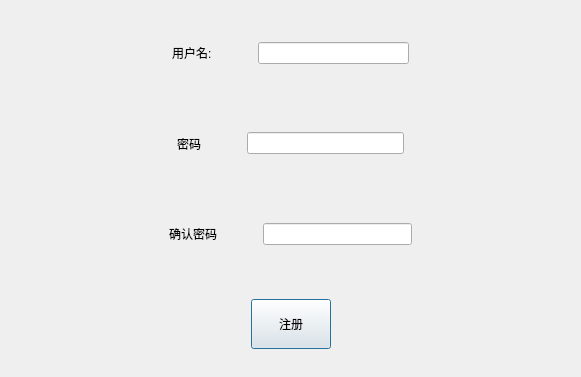
<?xml version="1.0" encoding="UTF-8"?>
<ui version="4.0">
 <class>registerDlg</class>
 <widget class="QDialog" name="registerDlg">
  <property name="geometry">
   <rect>
    <x>0</x>
    <y>0</y>
    <width>581</width>
    <height>377</height>
   </rect>
  </property>
  <property name="windowTitle">
   <string>Dialog</string>
  </property>
  <property name="windowIcon">
   <iconset resource="TinyChat.qrc">
    <normaloff>:/images/images/bitbug_favicon.ico</normaloff>:/images/images/bitbug_favicon.ico</iconset>
  </property>
  <layout class="QVBoxLayout" name="verticalLayout">
   <item>
    <widget class="QWidget" name="widget" native="true">
     <layout class="QHBoxLayout" name="horizontalLayout">
      <item>
       <spacer name="horizontalSpacer">
        <property name="orientation">
         <enum>Qt::Horizontal</enum>
        </property>
        <property name="sizeHint" stdset="0">
         <size>
          <width>40</width>
          <height>20</height>
         </size>
        </property>
       </spacer>
      </item>
      <item>
       <widget class="QLabel" name="label">
        <property name="text">
         <string>用户名:</string>
        </property>
       </widget>
      </item>
      <item>
       <spacer name="horizontalSpacer_3">
        <property name="orientation">
         <enum>Qt::Horizontal</enum>
        </property>
        <property name="sizeType">
         <enum>QSizePolicy::Fixed</enum>
        </property>
        <property name="sizeHint" stdset="0">
         <size>
          <width>40</width>
          <height>20</height>
         </size>
        </property>
       </spacer>
      </item>
      <item>
       <widget class="QLineEdit" name="lineEdit_username"/>
      </item>
      <item>
       <spacer name="horizontalSpacer_2">
        <property name="orientation">
         <enum>Qt::Horizontal</enum>
        </property>
        <property name="sizeHint" stdset="0">
         <size>
          <width>40</width>
          <height>20</height>
         </size>
        </property>
       </spacer>
      </item>
     </layout>
    </widget>
   </item>
   <item>
    <widget class="QWidget" name="widget_2" native="true">
     <layout class="QHBoxLayout" name="horizontalLayout_2">
      <item>
       <spacer name="horizontalSpacer_4">
        <property name="orientation">
         <enum>Qt::Horizontal</enum>
        </property>
        <property name="sizeHint" stdset="0">
         <size>
          <width>40</width>
          <height>20</height>
         </size>
        </property>
       </spacer>
      </item>
      <item>
       <widget class="QLabel" name="label_2">
        <property name="text">
         <string>密码</string>
        </property>
       </widget>
      </item>
      <item>
       <spacer name="horizontalSpacer_6">
        <property name="orientation">
         <enum>Qt::Horizontal</enum>
        </property>
        <property name="sizeType">
         <enum>QSizePolicy::Fixed</enum>
        </property>
        <property name="sizeHint" stdset="0">
         <size>
          <width>40</width>
          <height>20</height>
         </size>
        </property>
       </spacer>
      </item>
      <item>
       <widget class="QLineEdit" name="lineEdit_password">
        <property name="echoMode">
         <enum>QLineEdit::Password</enum>
        </property>
       </widget>
      </item>
      <item>
       <spacer name="horizontalSpacer_5">
        <property name="orientation">
         <enum>Qt::Horizontal</enum>
        </property>
        <property name="sizeHint" stdset="0">
         <size>
          <width>40</width>
          <height>20</height>
         </size>
        </property>
       </spacer>
      </item>
     </layout>
    </widget>
   </item>
   <item>
    <widget class="QWidget" name="widget_3" native="true">
     <layout class="QHBoxLayout" name="horizontalLayout_3">
      <item>
       <spacer name="horizontalSpacer_7">
        <property name="orientation">
         <enum>Qt::Horizontal</enum>
        </property>
        <property name="sizeHint" stdset="0">
         <size>
          <width>40</width>
          <height>20</height>
         </size>
        </property>
       </spacer>
      </item>
      <item>
       <widget class="QLabel" name="label_3">
        <property name="text">
         <string>确认密码</string>
        </property>
       </widget>
      </item>
      <item>
       <spacer name="horizontalSpacer_9">
        <property name="orientation">
         <enum>Qt::Horizontal</enum>
        </property>
        <property name="sizeType">
         <enum>QSizePolicy::Fixed</enum>
        </property>
        <property name="sizeHint" stdset="0">
         <size>
          <width>40</width>
          <height>20</height>
         </size>
        </property>
       </spacer>
      </item>
      <item>
       <widget class="QLineEdit" name="lineEdit_passwordConfrim">
        <property name="echoMode">
         <enum>QLineEdit::Password</enum>
        </property>
       </widget>
      </item>
      <item>
       <spacer name="horizontalSpacer_8">
        <property name="orientation">
         <enum>Qt::Horizontal</enum>
        </property>
        <property name="sizeHint" stdset="0">
         <size>
          <width>40</width>
          <height>20</height>
         </size>
        </property>
       </spacer>
      </item>
     </layout>
    </widget>
   </item>
   <item>
    <widget class="QWidget" name="widget_4" native="true">
     <layout class="QHBoxLayout" name="horizontalLayout_4">
      <item>
       <spacer name="horizontalSpacer_10">
        <property name="orientation">
         <enum>Qt::Horizontal</enum>
        </property>
        <property name="sizeHint" stdset="0">
         <size>
          <width>40</width>
          <height>20</height>
         </size>
        </property>
       </spacer>
      </item>
      <item>
       <widget class="QPushButton" name="pushButton">
        <property name="minimumSize">
         <size>
          <width>50</width>
          <height>50</height>
         </size>
        </property>
        <property name="text">
         <string>注册</string>
        </property>
       </widget>
      </item>
      <item>
       <spacer name="horizontalSpacer_11">
        <property name="orientation">
         <enum>Qt::Horizontal</enum>
        </property>
        <property name="sizeHint" stdset="0">
         <size>
          <width>40</width>
          <height>20</height>
         </size>
        </property>
       </spacer>
      </item>
     </layout>
    </widget>
   </item>
  </layout>
 </widget>
 <resources>
  <include location="TinyChat.qrc"/>
 </resources>
 <connections/>
</ui>
